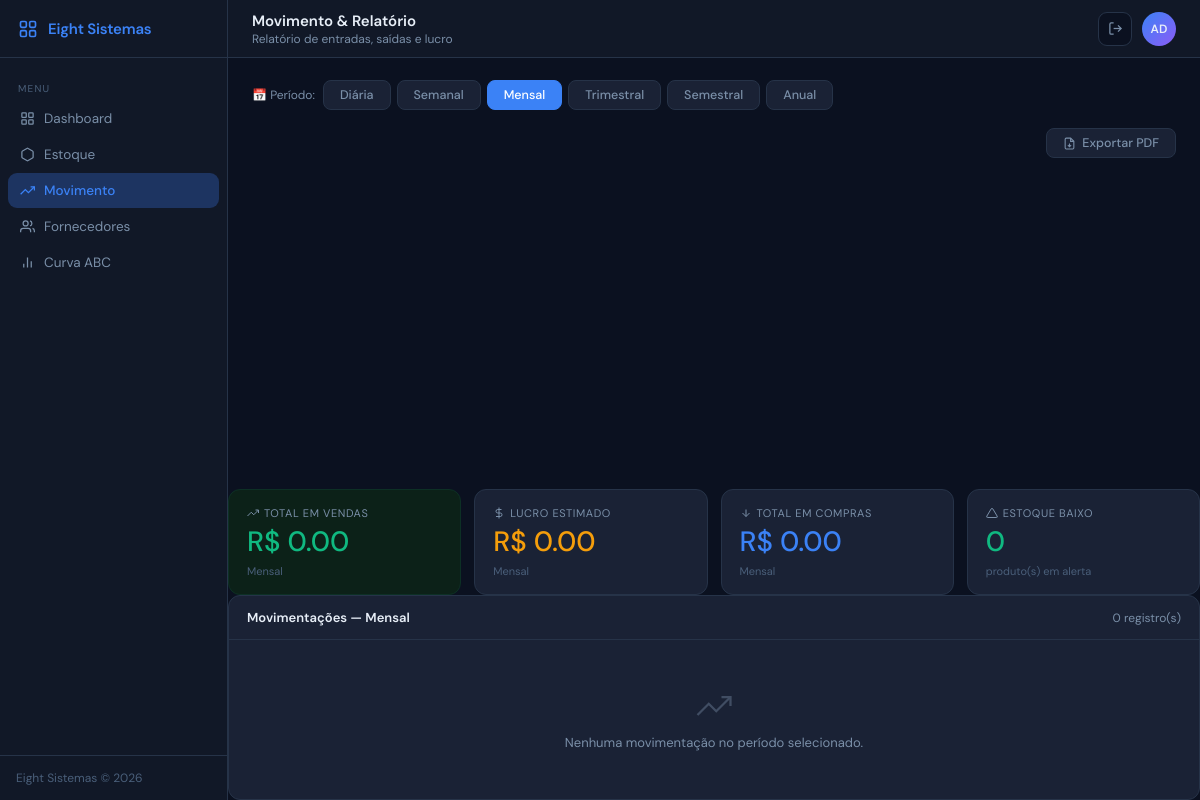
Page /movimento (signed in) on the earlier database version.
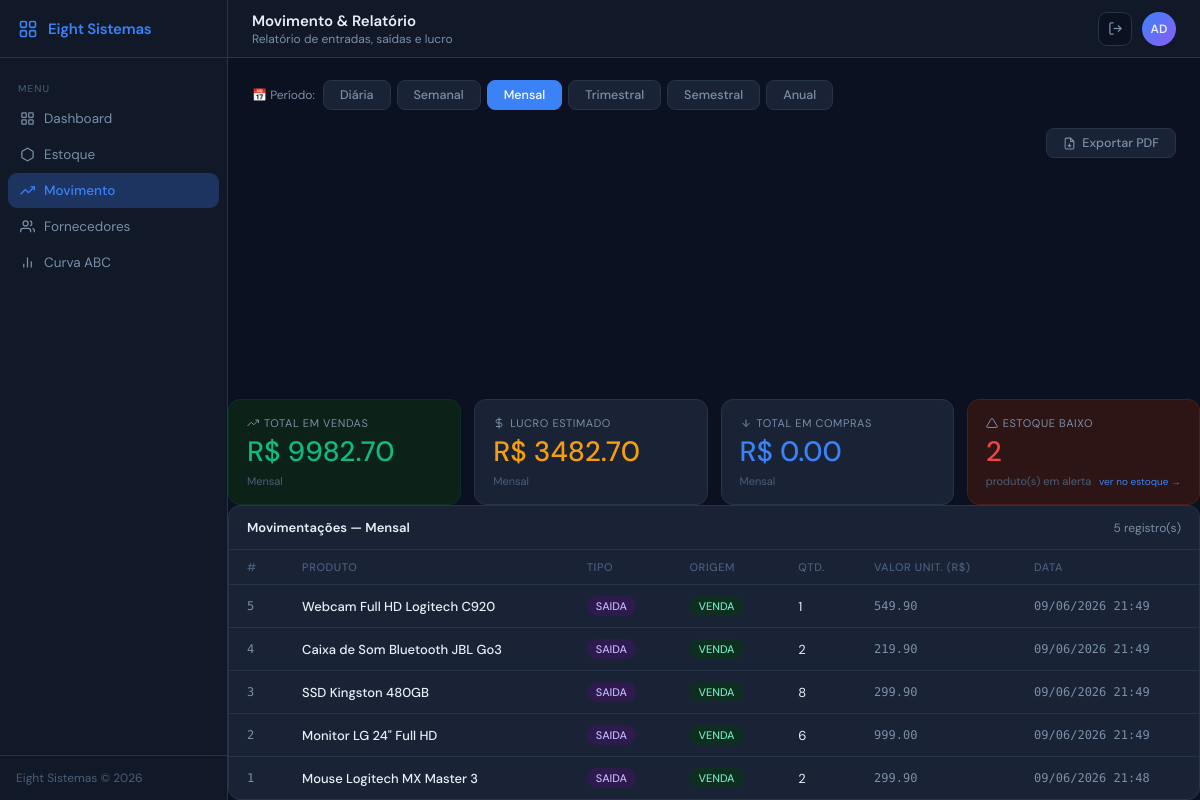
Same page on the later database version.
### models/movimentacao.py (models this page shows)
class Movimentacao(db.Model):
    __tablename__ = "movimentacoes_estoque"
    id                = db.Column(db.Integer, primary_key=True)
    produto_id        = db.Column(db.Integer, db.ForeignKey("produtos.id", ondelete="CASCADE"), nullable=False)
    tipo              = db.Column(db.Enum("entrada","saida"), nullable=False)
    quantidade        = db.Column(db.Integer, nullable=False)
    origem            = db.Column(db.Enum("compra","venda","ajuste"), nullable=False)
    valor_unitario    = db.Column(db.Numeric(10,2))
    custo_unitario    = db.Column(db.Numeric(10,2))
    data_movimentacao = db.Column(db.DateTime, default=_agora_sp, nullable=False)

### models/produto.py (models this page shows, shortened)
class Produto(db.Model):
    __tablename__ = "produtos"
    id             = db.Column(db.Integer, primary_key=True)
    nome           = db.Column(db.String(100), nullable=False)
    categoria      = db.Column(db.String(50))
    quantidade     = db.Column(db.Integer, default=0, nullable=False)
    estoque_minimo = db.Column(db.Integer, default=5, nullable=False)
    preco_custo    = db.Column(db.Numeric(10,2))
    preco_venda    = db.Column(db.Numeric(10,2))
    descricao      = db.Column(db.Text)
    fornecedor_id  = db.Column(db.Integer, db.ForeignKey("fornecedores.id"))
    movimentacoes  = db.relationship("Movimentacao", backref="produto", lazy=True, cascade="all, delete-orphan")

### routes/movimento.py (the view)
@movimento_bp.route("/movimento")
@login_required
def movimento():
    filtro    = request.args.get("filtro", "mensal")
    relatorio = DashboardService.relatorio_movimento(filtro)
    grafico   = DashboardService.grafico_seis_meses()
    return render_template(
        "movimento.html",
        filtro_ativo=filtro,
        **relatorio,
        alertas=EstoqueService.alertas_estoque(),
        graf_labels=grafico["labels"],
        graf_entradas=grafico["entradas"],
        graf_saidas=grafico["saidas"],
    )

### auth.py (called while the page is built)
def login_required(f):
    @wraps(f)
    def decorated(*args, **kwargs):
        if "usuario_id" not in session:
            return redirect(url_for("auth.login"))
        return f(*args, **kwargs)
    return decorated

### services/dashboard_service.py (called while the page is built)
    @staticmethod
    def grafico_seis_meses():
        seis = datetime.now()-timedelta(days=180)
        ent, sai = defaultdict(float), defaultdict(float)
        for m in Movimentacao.query.filter(Movimentacao.data_movimentacao>=seis).all():
            mes = m.data_movimentacao.strftime("%b/%y") if m.data_movimentacao else "?"
            (ent if m.tipo=="entrada" else sai)[mes] += m.quantidade
        meses = sorted(set(ent)|set(sai))
        return {"labels": meses, "entradas": [ent.get(m,0) for m in meses], "saidas": [sai.get(m,0) for m in meses]}

### services/estoque_service.py (called while the page is built)
    @staticmethod
    def alertas_estoque():
        return Produto.query.filter(Produto.quantidade <= Produto.estoque_minimo).all()

### templates/movimento.html (shortened to what this page needs)
{% extends "base.html" %}
{% block nav_movimento %}active{% endblock %}
{% block page_title %}Movimento & Relatório{% endblock %}
{% block page_sub %}Relatório de entradas, saídas e lucro{% endblock %}
{% block content %}
<div class="filtro-bar">
  <span class="filtro-label">📅 Período:</span>
  {% for valor, label in [
    ('diario','Diária'),('semanal','Semanal'),('mensal','Mensal'),
    ('trimestral','Trimestral'),('semestral','Semestral'),('anual','Anual')
  ] %}
  <a href="{{ url_for('movimento.movimento', filtro=valor) }}"
     class="filtro-btn {{ 'ativo' if filtro_ativo == valor else '' }}">
    {{ label }}
  </a>
  {% endfor %}
</div>
<a href="{{ url_for('movimento.exportar_pdf', filtro=filtro_ativo) }}"
   class="btn-export" title="Exportar relatório do período atual em PDF">
  <svg viewBox="0 0 24 24" fill="none" stroke="currentColor" stroke-width="2">
    <path d="M14 2H6a2 2 0 0 0-2 2v16a2 2 0 0 0 2 2h12a2 2 0 0 0 2-2V8z"/>
    <polyline points="14 2 14 8 20 8"/>
    <line x1="12" y1="18" x2="12" y2="12"/>
    <polyline points="9 15 12 18 15 15"/>
  </svg>
  Exportar PDF
</a>
</div>
<div class="cards-grid">
  <div class="stat-card success">
    <div class="card-label">
      <svg viewBox="0 0 24 24" fill="none" stroke="currentColor" stroke-width="2"><polyline points="23 6 13.5 15.5 8.5 10.5 1 18"/><polyline points="17 6 23 6 23 12"/></svg>
      Total em Vendas
    </div>
    <div class="card-value green">R$ {{ "%.2f"|format(total_vendas) }}</div>
    <div class="card-sub">{{ filtro_ativo | capitalize }}</div>
  </div>
  <div class="stat-card">
    <div class="card-label">
      <svg viewBox="0 0 24 24" fill="none" stroke="currentColor" stroke-width="2"><line x1="12" y1="1" x2="12" y2="23"/><path d="M17 5H9.5a3.5 3.5 0 0 0 0 7h5a3.5 3.5 0 0 1 0 7H6"/></svg>
      Lucro Estimado
    </div>
    <div class="card-value amber">R$ {{ "%.2f"|format(total_lucro) }}</div>
    <div class="card-sub">{{ filtro_ativo | capitalize }}</div>
  </div>
  <div class="stat-card">
    <div class="card-label">
      <svg viewBox="0 0 24 24" fill="none" stroke="currentColor" stroke-width="2"><path d="M12 5v14M5 12l7 7 7-7"/></svg>
      Total em Compras
    </div>
    <div class="card-value blue">R$ {{ "%.2f"|format(total_compras) }}</div>
    <div class="card-sub">{{ filtro_ativo | capitalize }}</div>
  </div>
  <a href="{{ url_for('estoque.estoque', filtro_baixo=1) }}"
     class="stat-card {{ 'danger' if alertas|length > 0 else '' }}"
     style="text-decoration:none;cursor:pointer;transition:border-color .18s,transform .15s;"
     onmouseover="this.style.transform='translateY(-2px)'"
     onmouseout="this.style.transform=''">
    <div class="card-label">
      <svg viewBox="0 0 24 24" fill="none" stroke="currentColor" stroke-width="2"><path d="M10.29 3.86L1.82 18a2 2 0 0 0 1.71 3h16.94a2 2 0 0 0 1.71-3L13.71 3.86a2 2 0 0 0-3.42 0z"/></svg>
      Estoque Baixo
    </div>
    <div class="card-value {{ 'red' if alertas|length > 0 else 'green' }}">{{ alertas|length }}</div>
    <div class="card-sub" style="display:flex;align-items:center;gap:4px;">
      produto(s) em alerta
      {% if alertas|length > 0 %}
      <span style="font-size:10px;color:var(--blue);margin-left:auto;">ver no estoque →</span>
      {% endif %}
    </div>
  </a>
</div>
<div class="tcard">
  <div class="tcard-header">
    <span class="tcard-title">Movimentações — {{ filtro_ativo | capitalize }}</span>
    <span class="text-muted" style="font-size:12px;">{{ movimentacoes|length }} registro(s)</span>
  </div>
  {% if movimentacoes %}
  <table>
    <thead>
      <tr>
        <th>#</th>
        <th>Produto</th>
        <th>Tipo</th>
        <th>Origem</th>
        <th>Qtd.</th>
        <th>Valor Unit. (R$)</th>
        <th>Data</th>
      </tr>
    </thead>
    <tbody>
      {% for m in movimentacoes %}
      <tr>
        <td class="mono">{{ m.id }}</td>
        <td class="fw500">{{ m.produto_nome }}</td>
        <td>
          <span class="badge-status {{ 'badge-entrada' if m.tipo == 'entrada' else 'badge-saida' }}">
            {{ m.tipo | upper }}
          </span>
        </td>
        <td>
          <span class="badge-status
            {% if m.origem == 'venda' %}badge-venda
            {% elif m.origem == 'compra' %}badge-compra
            {% else %}badge-ajuste{% endif %}">
            {{ m.origem | upper }}
          </span>
        </td>
        <td>{{ m.quantidade }}</td>
        <td class="mono">{{ "%.2f"|format(m.valor_unitario|float) if m.valor_unitario else '—' }}</td>
        <td class="text-muted mono">{{ m.data }}</td>
      </tr>
      {% endfor %}
    </tbody>
  </table>
  {% else %}
  <div class="empty-state">
    <svg viewBox="0 0 24 24" fill="none" stroke="currentColor" stroke-width="1.5"><polyline points="23 6 13.5 15.5 8.5 10.5 1 18"/><polyline points="17 6 23 6 23 12"/></svg>
    Nenhuma movimentação no período selecionado.
  </div>
  {% endif %}
</div>
{% endblock %}

### templates/base.html (shortened to what this page needs)
<!DOCTYPE html>
<html lang="pt-br">
<head>
  <link rel="stylesheet" href="{{ url_for('static', filename='css/main.css') }}">
</head>
<body>
<div class="app">
  <aside class="sidebar">
    <div class="sidebar-logo">
      <svg viewBox="0 0 24 24" fill="none" stroke="currentColor" stroke-width="2">
        <rect x="3"  y="3"  width="7" height="7" rx="1.5"/>
        <rect x="14" y="3"  width="7" height="7" rx="1.5"/>
        <rect x="3"  y="14" width="7" height="7" rx="1.5"/>
        <rect x="14" y="14" width="7" height="7" rx="1.5"/>
      </svg>
      Eight Sistemas
    </div>
    <nav class="nav">
      <div class="nav-section">Menu</div>
      <a href="{{ url_for('dashboard.index') }}" class="nav-item {% block nav_home %}{% endblock %}">
        <svg viewBox="0 0 24 24" fill="none" stroke="currentColor" stroke-width="2"><rect x="3" y="3" width="7" height="7" rx="1"/><rect x="14" y="3" width="7" height="7" rx="1"/><rect x="3" y="14" width="7" height="7" rx="1"/><rect x="14" y="14" width="7" height="7" rx="1"/></svg>
        Dashboard
      </a>
      <a href="{{ url_for('estoque.estoque') }}" class="nav-item {% block nav_estoque %}{% endblock %}">
        <svg viewBox="0 0 24 24" fill="none" stroke="currentColor" stroke-width="2"><path d="M21 16V8a2 2 0 0 0-1-1.73l-7-4a2 2 0 0 0-2 0l-7 4A2 2 0 0 0 3 8v8a2 2 0 0 0 1 1.73l7 4a2 2 0 0 0 2 0l7-4A2 2 0 0 0 21 16z"/></svg>
        Estoque
      </a>
      <a href="{{ url_for('movimento.movimento') }}" class="nav-item {% block nav_movimento %}{% endblock %}">
        <svg viewBox="0 0 24 24" fill="none" stroke="currentColor" stroke-width="2"><polyline points="23 6 13.5 15.5 8.5 10.5 1 18"/><polyline points="17 6 23 6 23 12"/></svg>
        Movimento
      </a>
      <a href="{{ url_for('fornecedores.fornecedores') }}" class="nav-item {% block nav_fornecedores %}{% endblock %}">
        <svg viewBox="0 0 24 24" fill="none" stroke="currentColor" stroke-width="2"><path d="M17 21v-2a4 4 0 0 0-4-4H5a4 4 0 0 0-4 4v2"/><circle cx="9" cy="7" r="4"/><path d="M23 21v-2a4 4 0 0 0-3-3.87"/><path d="M16 3.13a4 4 0 0 1 0 7.75"/></svg>
        Fornecedores
      </a>
      <a href="{{ url_for('curva_abc.curva_abc') }}" class="nav-item {% block nav_curva_abc %}{% endblock %}">
        <svg viewBox="0 0 24 24" fill="none" stroke="currentColor" stroke-width="2"><line x1="18" y1="20" x2="18" y2="10"/><line x1="12" y1="20" x2="12" y2="4"/><line x1="6" y1="20" x2="6" y2="14"/></svg>
        Curva ABC
      </a>
    </nav>
    <div class="sidebar-footer">Eight Sistemas &copy; 2026</div>
  </aside>
  <div class="main">
    <header class="topbar">
      <div>
        <div class="topbar-title">{% block page_title %}{% endblock %}</div>
        <div class="topbar-sub">{% block page_sub %}{% endblock %}</div>
      </div>
      <div style="display:flex;align-items:center;gap:10px;">
        <a href="{{ url_for('auth.logout') }}" class="icon-btn" title="Sair">
          <svg viewBox="0 0 24 24" fill="none" stroke="currentColor" stroke-width="2"><path d="M9 21H5a2 2 0 0 1-2-2V5a2 2 0 0 1 2-2h4"/><polyline points="16 17 21 12 16 7"/><line x1="21" y1="12" x2="9" y2="12"/></svg>
        </a>
        <div class="avatar" title="{{ session.get('usuario_nome', 'Usuário') }}">
          {{ session.get('usuario_nome', 'US')[:2].upper() }}
        </div>
      </div>
    </header>
    <div class="content">
      {% block content %}{% endblock %}
    </div>
  </div>
</body>
</html>

### templates/movimento.html (style rules this page uses)
.filtro-bar { display: flex; gap: 6px; flex-wrap: wrap; align-items: center; }
.filtro-btn { padding: 6px 16px; border-radius: 8px; border: 1px solid var(--border); background: var(--card); color: var(--muted); font-size: 12.5px; font-weight: 500; font-family: var(--font); cursor: pointer; text-decoration: none; transition: all 0.14s; }
.filtro-btn.ativo { background: var(--blue); border-color: var(--blue); color: #fff; }
.filtro-label { font-size: 12px; color: var(--muted); margin-right: 2px; }
.btn-export { display: inline-flex; align-items: center; gap: 6px; padding: 6px 16px; border-radius: 8px; border: 1px solid var(--border); background: var(--card); color: var(--muted); font-size: 12.5px; font-weight: 500; font-family: var(--font); cursor: pointer; text-decoration: none; transition: all .14s; margin-left: auto; }
.btn-export svg { width: 13px; height: 13px; }

Differences in the rows shown:
added Movimentacao: id "5", produto_nome "Webcam Full HD Logitech C920", tipo "SAIDA", origem "VENDA", quantidade "1", valor_unitario "549.90", data "09/06/2026 21:49"
added Movimentacao: id "4", produto_nome "Caixa de Som Bluetooth JBL Go3", tipo "SAIDA", origem "VENDA", quantidade "2", valor_unitario "219.90", data "09/06/2026 21:49"
added Movimentacao: id "3", produto_nome "SSD Kingston 480GB", tipo "SAIDA", origem "VENDA", quantidade "8", valor_unitario "299.90", data "09/06/2026 21:49"
added Movimentacao: id "2", produto_nome "Monitor LG 24\" Full HD", tipo "SAIDA", origem "VENDA", quantidade "6", valor_unitario "999.00", data "09/06/2026 21:49"
added Movimentacao: id "1", produto_nome "Mouse Logitech MX Master 3", tipo "SAIDA", origem "VENDA", quantidade "2", valor_unitario "299.90", data "09/06/2026 21:48"
Other differences:
{{ "%.2f"|format(total_vendas) }}: "0.00" → "9982.70"
{{ "%.2f"|format(total_lucro) }}: "0.00" → "3482.70"
{{ alertas|length }}: "0" → "2"
{{ movimentacoes|length }}: "0" → "5"
text no longer shown: "Nenhuma movimentação no período selecionado."
text now shown: "ver no estoque → # PRODUTO TIPO ORIGEM QTD. VALOR UNIT. (R$) DATA"
